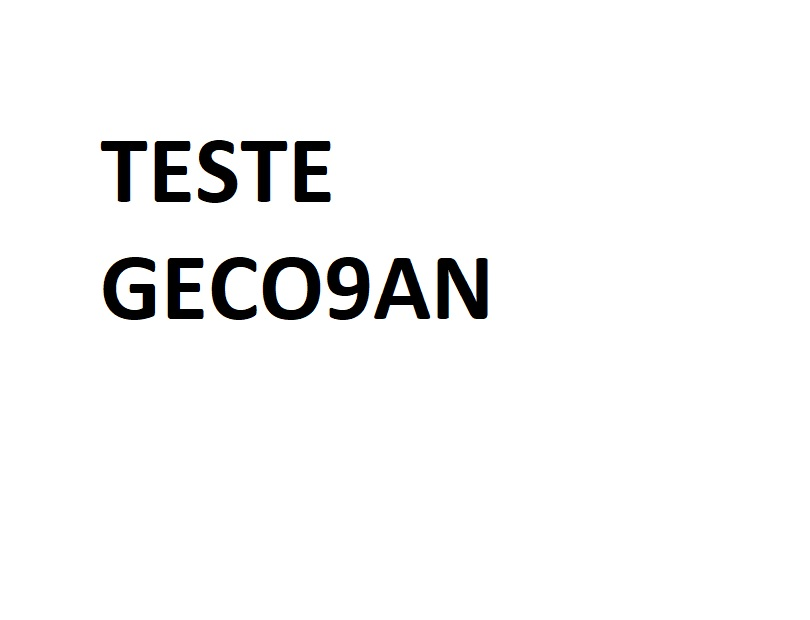
#> input picture Aula_24_02/Ex03/entrada.jpg, 810 x 620 px
$ python app.py
#> lines starting #> are read from the running program, lines starting #| are printed output that depends on the picture; after the words box and inside, x2 and y2 are one past the last pixel; in counts of white or black regions, pixels touching at a corner belong together
# Importação das bibliotecas
import cv2

image = cv2.imread('entrada.jpg')
#> image is the input picture: shape (620, 810, 3); mean B, G, R 246, 246, 246

for x in range(0, image.shape[1], 20): # Percorre as linhas
    for y in range(0, image.shape[0], 20): # Percorre as colunas
        for ax in range(0, 5, 1):
            for ay in range(0, 5, 1):
                image[y+ay, x+ax] = (0, 255, 0)
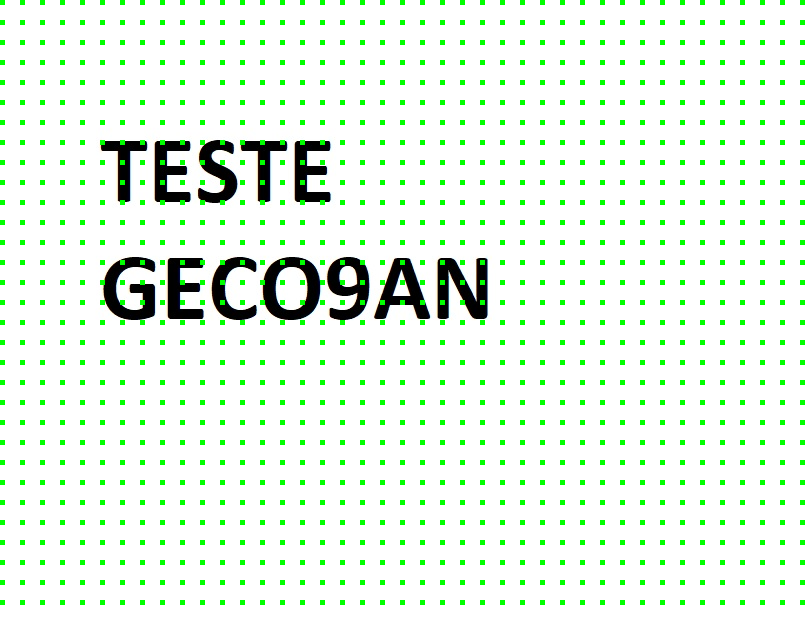
#> image: shape (620, 810, 3); 6.33% of pixels changed, all inside (x1, y1, x2, y2) = (0, 0, 805, 605)

# Mostra a imagem com a função imshow
cv2.imshow("Nome da janela", image)
cv2.waitKey(0) #espera pressionar qualquer tecla
# Salvar a imagem no disco com função imwrite()
cv2.imwrite("saida.jpg", image)
